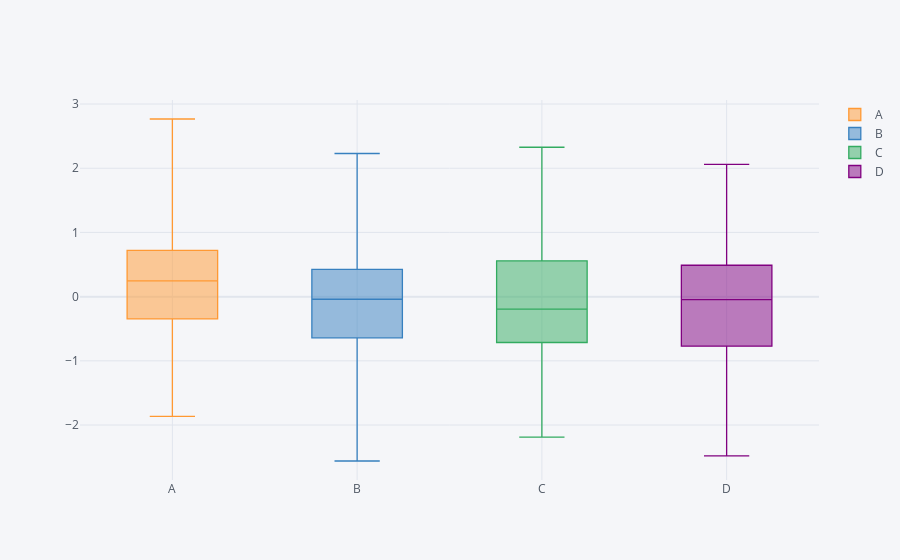

Notebook cell for this chart:
### Markdown cell above
#### Boxplot

### Code cell
df.iplot(kind = 'box')
